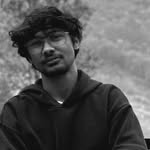
#> input picture scripts/photo.png, 150 x 150 px
$ python build_card.py
#> lines starting #> are read from the running program, lines starting #| are printed output that depends on the picture
"""
build_card.py
=============
Regenerates assets/profile-card.svg (the terminal-style banner at the
top of the README).

HOW TO USE
----------
1. pip install pillow --break-system-packages
2. Edit the ITEMS list below to reflect your latest CV. Two entry types:
     ("kv", "Label", "Value", label_column_width)   -> a "Label: ..... Value" row
     ("section", "Title")                           -> a new "- Title ---" divider
   Also: ("blank",) for a spacer line, ("rule",) for a plain divider.
3. Put a fresh square-ish photo at scripts/photo.png if you want to
   regenerate the ASCII portrait too (optional - it only needs doing
   once, or whenever you want a new photo).
4. Run:  python3 build_card.py
5. Commit the updated assets/profile-card.svg.

No design decisions needed for small updates -- just add/edit rows in
ITEMS and re-run.
"""

import os
import html
from PIL import Image, ImageOps, ImageEnhance

HERE = os.path.dirname(os.path.abspath(__file__))
PHOTO_PATH = os.path.join(HERE, "photo.png")
OUT_SVG = os.path.join(HERE, "..", "assets", "profile-card.svg")

# ============================================================
# EDIT BELOW: this is the only section you should normally touch
# ============================================================
ITEMS = [
    ("plain", "swornim@sec-analyst", "GREEN", True),
    ("rule",),
    ("kv", "Role", "Cyber Security Analyst (VAPT)", 12),
    ("kv", "Focus", "Vulnerability Research & Disclosure", 12),
    ("kv", "Location", "Lalitpur, Nepal", 12),
    ("kv", "Education", "BSc(Hons) Ethical Hacking, Coventry Uni", 12),
    ("blank",),
    ("section", "Vulnerability Research"),
    ("kv", "Mozilla Firefox", "PDF.js URL-Spoof - Bugzilla #2025109", 18),
    ("kv", "Google / Guava", "BloomFilter DoS - OSS VRP Flagship", 18),
    ("kv", "OpenSSF Allstar", "Policy Bypass - GHSA-r4gf-cmfp-wq5c", 18),
    ("kv", "Elgg CMS", "Avatar Upload DoS - CVE-2026-65650", 18),
    # ADD-NEW-DISCLOSURE: copy a line above and edit it
    ("blank",),
    ("section", "Experience"),
    ("kv", "Cube Technologies", "Cyber Security Intern, VAPT", 20),
    ("kv", "Duration", "Jul 2025 - Dec 2025", 20),
    # ADD-NEW-JOB: copy the two lines above and edit them
    ("blank",),
    ("section", "Certifications"),
    ("kv", "Red Team", "CRTA, CRT Infra Dev, CRT Ops Mgmt", 15),
    ("kv", "API Security", "CASA, APIsec Certified Practitioner", 15),
    ("kv", "Compliance", "ISO/IEC 27001:2022 Lead Auditor", 15),
    # ADD-NEW-CERT: copy a line above and edit it
    ("blank",),
    ("section", "Contact"),
    ("kv", "Email", "swornimpoudel711@gmail.com", 10),
    ("kv", "LinkedIn", "swornim-poudel4a4721343", 10),
    ("kv", "GitHub", "swornim619", 10),
    ("kv", "Phone", "+977 9849782874", 10),
]
# ============================================================
# END EDIT ZONE
# ============================================================

COLORS = {
    "BG": "#0d1117",
    "BORDER": "#30363d",
    "GREEN": "#3fb950",
    "ORANGE": "#f0883e",
    "CYAN": "#79c0ff",
    "WHITE": "#e6edf3",
    "DIM": "#6e7681",
}

ART_COLS = 42
ART_ASPECT_CORRECTION = 0.55
ART_FONT = 15.5
ART_LH = 17.9
ART_CW = ART_FONT * 0.6
RAMP = " .:-=+*#%@$"

TEXT_FONT = 13
TEXT_LH = 18
CW = TEXT_FONT * 0.62
RULE_WIDTH_CH = 47
SECTION_WIDTH_CH = 47
PAD = 26
GAP = 34


def esc(s):
    return html.escape(s, quote=False)


def make_ascii_art(photo_path):
#> called with photo_path = 'scripts/photo.png'
    img = Image.open(photo_path).convert("L")
    img = ImageOps.autocontrast(img, cutoff=1)
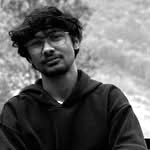
#> img: PIL image 150x150 L; min 0, max 255, mean 99
    img = ImageEnhance.Contrast(img).enhance(1.4)
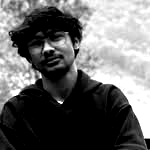
#> img: PIL image 150x150 L; min 0, max 255, mean 103.8
    w, h = img.size
#> w = 150; h = 150
    new_w = ART_COLS
    new_h = round(ART_COLS * (h / w) * ART_ASPECT_CORRECTION)
#> new_h = 23
    small = img.resize((new_w, new_h))
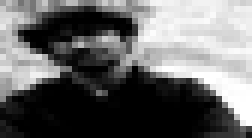
#> small: PIL image 42x23 L (shown 6 times larger); min 0, max 255, mean 103.9
    pixels = list(small.getdata())
#> pixels = 966 values, max 255 at index 489, min 0 at index 99, mean 103.9
    lines = []
    for y in range(new_h):
        row = ""
        for x in range(new_w):
            p = pixels[y * new_w + x]
            idx = int(((255 - p) / 255) * (len(RAMP) - 1))
            row += RAMP[idx]
        lines.append(row)
#> after the loop, lines = 23 items
    return lines


def art_color(ch):
    idx = RAMP.index(ch) if ch in RAMP else 0
    t = idx / (len(RAMP) - 1)
    lo, hi = (0x16, 0x4A, 0x5C), (0x5E, 0xEA, 0xD4)
    r = int(lo[0] + (hi[0] - lo[0]) * t)
    g = int(lo[1] + (hi[1] - lo[1]) * t)
    b = int(lo[2] + (hi[2] - lo[2]) * t)
    return f"#{r:02x}{g:02x}{b:02x}"


def kv_line_len(label, value, lw):
    dots = max(2, lw - len(label))
    return len(label) + 1 + dots + 1 + len(value)


def build(art_lines, items):
    max_chars = 0
    for it in items:
        if it[0] == "kv":
            max_chars = max(max_chars, kv_line_len(it[1], it[2], it[3]))
        elif it[0] == "section":
            max_chars = max(max_chars, SECTION_WIDTH_CH)
        elif it[0] == "rule":
            max_chars = max(max_chars, RULE_WIDTH_CH)
        elif it[0] == "plain":
            max_chars = max(max_chars, len(it[1]))

    text_panel_w = max_chars * CW
    text_panel_h = len(items) * TEXT_LH
    art_panel_w = len(art_lines[0]) * ART_CW
    art_panel_h = len(art_lines) * ART_LH

    content_h = max(text_panel_h, art_panel_h)
    total_w = PAD + art_panel_w + GAP + text_panel_w + PAD
    total_h = PAD + content_h + PAD

    parts = [f'<svg xmlns="http://www.w3.org/2000/svg" width="{total_w:.0f}" height="{total_h:.0f}" '
             f'viewBox="0 0 {total_w:.0f} {total_h:.0f}">']
    parts.append('<defs><style>.mono{font-family:"SFMono-Regular",Consolas,'
                  '"Liberation Mono",Menlo,monospace;}</style></defs>')
    parts.append(f'<rect x="0" y="0" width="{total_w:.0f}" height="{total_h:.0f}" rx="14" '
                  f'fill="{COLORS["BG"]}" stroke="{COLORS["BORDER"]}" stroke-width="1.5"/>')

    art_y0 = PAD + (content_h - art_panel_h) / 2 + ART_FONT
    art_x0 = PAD
    parts.append(f'<g class="mono" font-size="{ART_FONT:.1f}">')
    for i, line in enumerate(art_lines):
        y = art_y0 + i * ART_LH
        tspans, j = [], 0
        while j < len(line):
            ch = line[j]
            k = j
            while k < len(line) and line[k] == ch:
                k += 1
            run = line[j:k]
            color = art_color(ch) if ch != " " else "none"
            tspans.append(f'<tspan fill="{color}">{esc(run)}</tspan>')
            j = k
        parts.append(f'<text x="{art_x0:.1f}" y="{y:.1f}" xml:space="preserve">{"".join(tspans)}</text>')
    parts.append("</g>")

    text_x0 = PAD + art_panel_w + GAP
    text_y0 = PAD + TEXT_FONT + max(0, (content_h - text_panel_h) / 2)
    parts.append(f'<g class="mono" font-size="{TEXT_FONT}">')
    for i, it in enumerate(items):
        y = text_y0 + i * TEXT_LH
        if it[0] == "blank":
            continue
        elif it[0] == "rule":
            parts.append(f'<text x="{text_x0:.1f}" y="{y:.1f}" fill="{COLORS["DIM"]}" '
                          f'xml:space="preserve">{esc("-" * RULE_WIDTH_CH)}</text>')
        elif it[0] == "plain":
            _, text, colorkey, bold = it
            weight = 'font-weight="700"' if bold else ""
            parts.append(f'<text x="{text_x0:.1f}" y="{y:.1f}" fill="{COLORS.get(colorkey, colorkey)}" '
                          f'{weight} xml:space="preserve">{esc(text)}</text>')
        elif it[0] == "section":
            title = it[1]
            left = f"- {title} "
            dashes = "-" * max(2, SECTION_WIDTH_CH - len(left))
            parts.append(
                f'<text x="{text_x0:.1f}" y="{y:.1f}" xml:space="preserve">'
                f'<tspan fill="{COLORS["ORANGE"]}" font-weight="700">- {esc(title)} </tspan>'
                f'<tspan fill="{COLORS["DIM"]}">{esc(dashes)}</tspan></text>'
            )
        elif it[0] == "kv":
            _, label, value, lw = it
            dots = max(2, lw - len(label))
            parts.append(
                f'<text x="{text_x0:.1f}" y="{y:.1f}" xml:space="preserve">'
                f'<tspan fill="{COLORS["CYAN"]}">{esc(label)}</tspan>'
                f'<tspan fill="{COLORS["DIM"]}">: {esc("." * dots)} </tspan>'
                f'<tspan fill="{COLORS["WHITE"]}">{esc(value)}</tspan></text>'
            )
    parts.append("</g></svg>")
    return "\n".join(parts)


if __name__ == "__main__":
    art = make_ascii_art(PHOTO_PATH)
#> art = 23 items
    svg = build(art, ITEMS)
#> in build, `art_panel_w = len(art_lines[0]) * ART_CW`: art_panel_w = 390.6
#> in build, `art_panel_h = len(art_lines) * ART_LH`: art_panel_h = 411.7
#> in build, `content_h = max(text_panel_h, art_panel_h)`: content_h = 486
#> in build, `total_w = PAD + art_panel_w + GAP + text_panel_w + PAD`: total_w = 928
#> in build, `total_h = PAD + content_h + PAD`: total_h = 538
#> in build, `art_y0 = PAD + (content_h - art_panel_h) / 2 + ART_FONT`: art_y0 = 78.65
#> the loop in build, `for i, line in enumerate(art_lines):` made 23 passes
#> y on passes 1 to 6: 78.65, 96.55, 114.5, 132.3, 150.2, 168.2
    with open(OUT_SVG, "w") as f:
        f.write(svg)
    print(f"Wrote {os.path.abspath(OUT_SVG)}")
